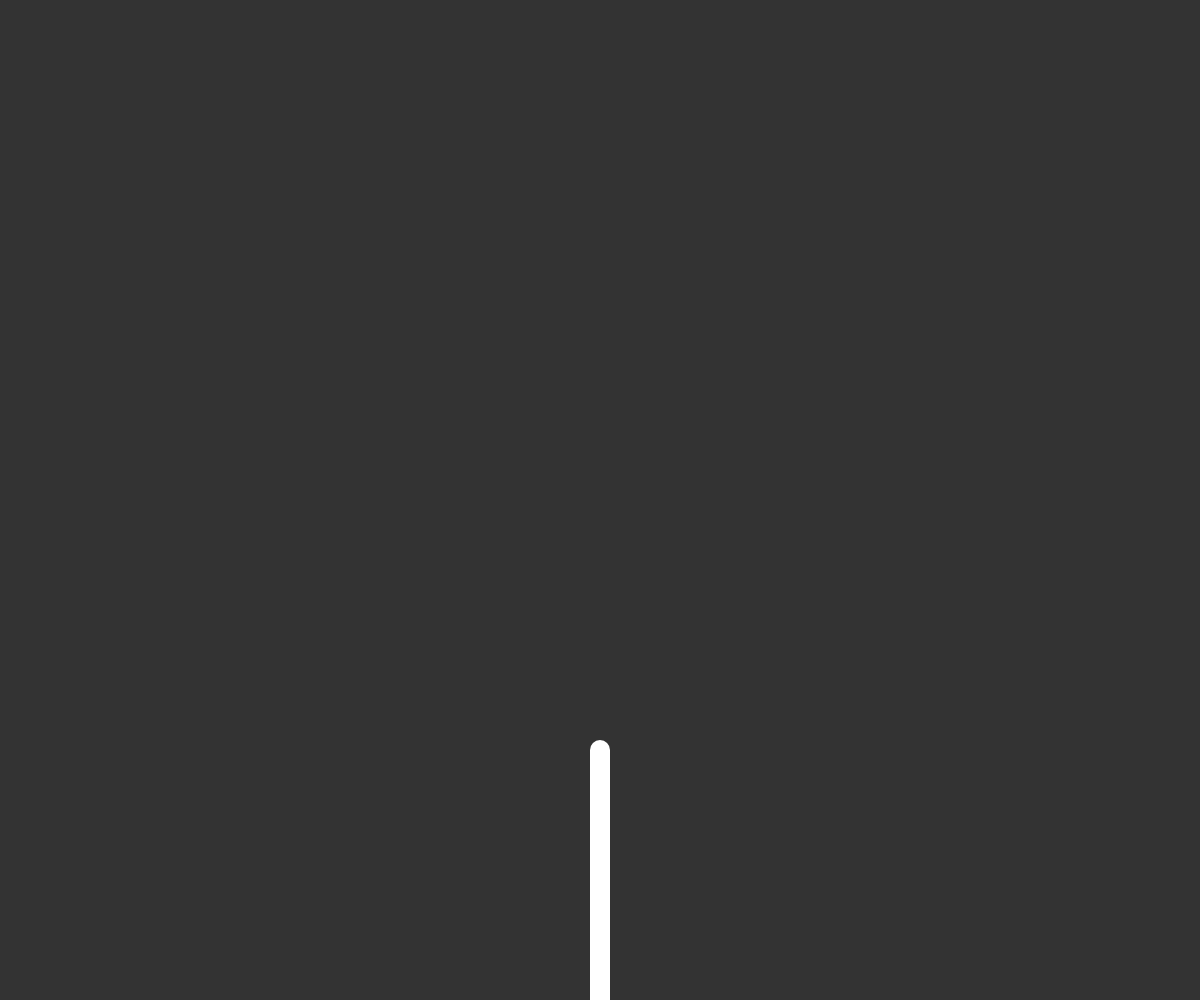
Frame 1 (no input)
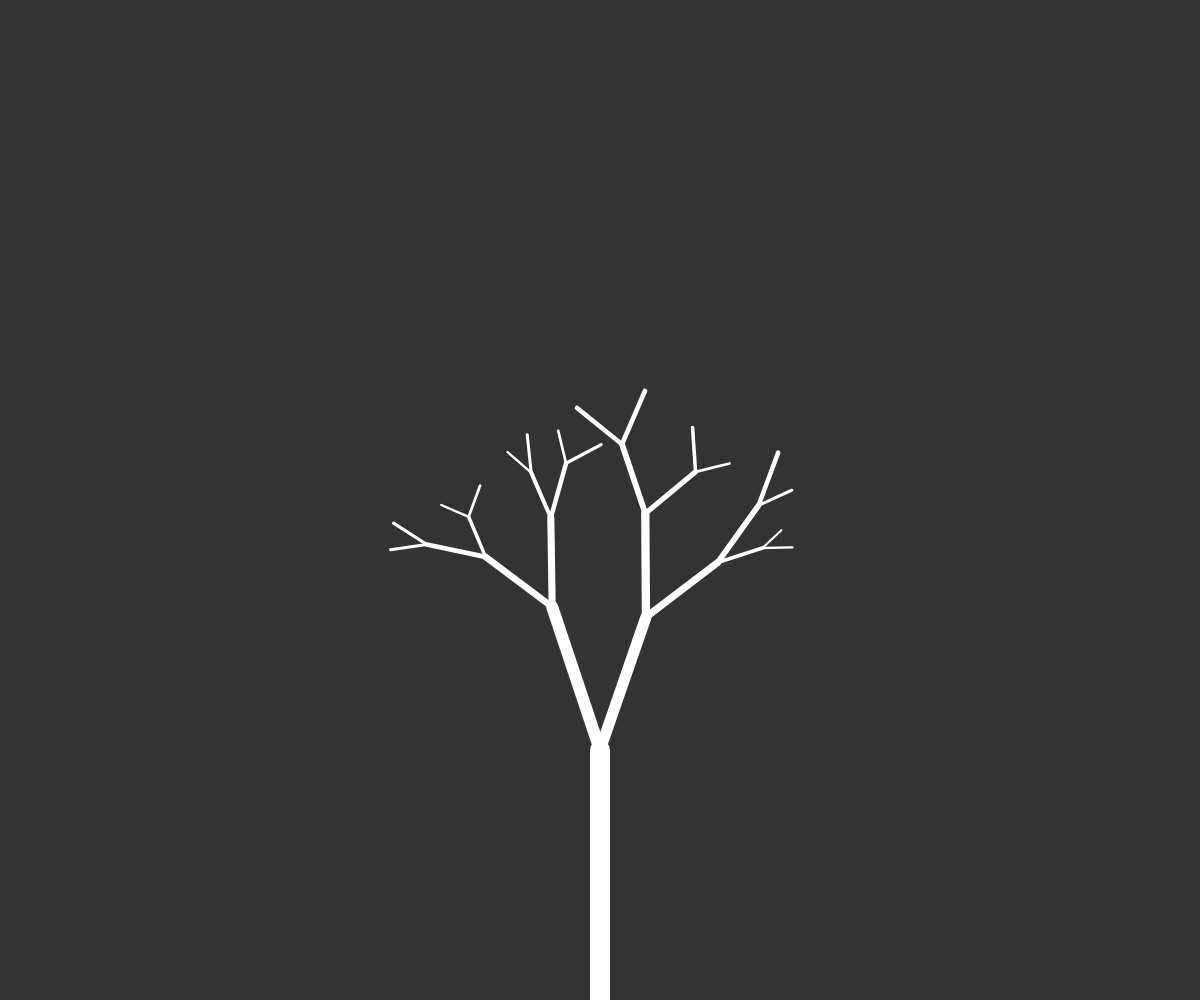
Frame 60 (no input)
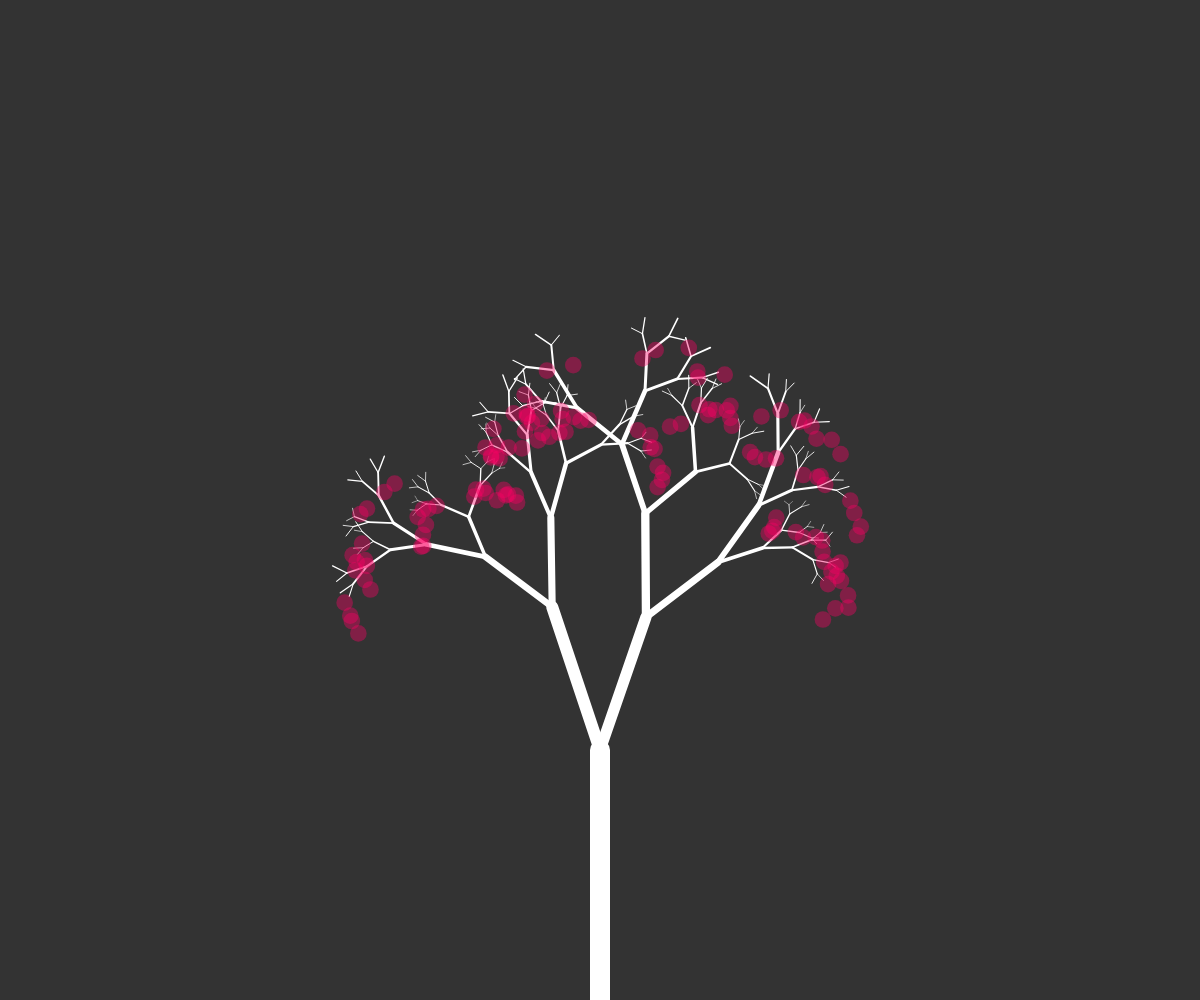
Frame 120 (the mouse pressed at the canvas centre since frame 60)

The p5.js sketch that drew these frames (run headless with seeded random() and noise() and a simulated clock; from frame 60 on, the mouse is pressed at the canvas centre):

// p5.js sketch
// ── sketch.js
var tree = [];
var count = 0;
var leaves = [];
const maxLeafG = 7; 
var interval; 

function setup() {
	createCanvas(window.innerWidth, window.innerHeight);
 	var a = createVector(width/2, height);
	var b = createVector(width/2, height*0.75);
	var root = new Branch(a,b);
	tree[0] = root;
	tree[0].finished = false;
	interval = setInterval(drawTree, 300);
}

function drawTree(){
	if(count < maxLeafG){
		for(var i=tree.length-1; i>=0; i--){
			if(!tree[i].finished){
				tree.push(tree[i].branchA());
				tree.push(tree[i].branchB());
				tree[i].finished = true;
			}

		}

	}
	
	count++;
	
	if(count == maxLeafG){
		for(var i = 0; i < tree.length; i++){
			if(!tree[i].finished){
				var leaf = tree[i].end.copy();
				leaves.push(leaf);
			}
		}
	}
	
}

function draw() {
  	// put drawing code here
  	background(51); // 51 - dark grey
  	for(var i=0; i < tree.length; i++){
  		tree[i].show();
  		//tree[i].jitter();
  	} 
  	var totalDropped = 0;

  	for(var i=0; i < leaves.length; i++){
  		fill(250, 0, 100, 100);
  		noStroke();
  		ellipse(leaves[i].x, leaves[i].y, height/60, height/60);
  		if(leaves[i].y < height-5){
  			leaves[i].y += random(0, 3);
  			leaves[i].x += random(0, 1);
  		}else{
  			totalDropped++;
  		}
  		if(totalDropped == leaves.length){
  			setTimeout(refresh, 1000);
  		}
  	} 
}

function refresh(){
	tree.length = 0;
	leaves.length = 0;
	count = 0;
	//tree[0].finished = false;
	clearInterval(interval);
	setup();
}
// ── branch.js
function Branch(begin, end){
	this.begin = begin;
	this.end = end;
	this.finished = false;
	this.show = function(){
		let len = Math.sqrt(Math.pow((this.end.x - this.begin.x), 2) + Math.pow((this.end.y - this.begin.y), 2));
		strokeWeight(len*0.08);
		stroke(255);
		line(this.begin.x, this.begin.y, this.end.x, this.end.y);
	}

	this.jitter = function(){
		this.end.x += random(-1, 1);
		this.end.y += random(-1, 1);
	}

	this.branchA = function() {
		var angle = random(3, 12);
		var len = random(0.5, 0.8);
		var dir = p5.Vector.sub(this.end, this.begin);
		dir.rotate(PI / angle);
		dir.mult(len);
		var newEnd = p5.Vector.add(this.end, dir);
		var b = new Branch(this.end, newEnd);
		return b;
	}

	this.branchB = function() {
		var angle = random(3, 12);
		var len = random(0.5, 0.8);
		var dir = p5.Vector.sub(this.end, this.begin);
		dir.rotate(-PI / angle);
		dir.mult(len);
		var newEnd = p5.Vector.add(this.end, dir);
		var b = new Branch(this.end, newEnd);
		return b;
	}
}
